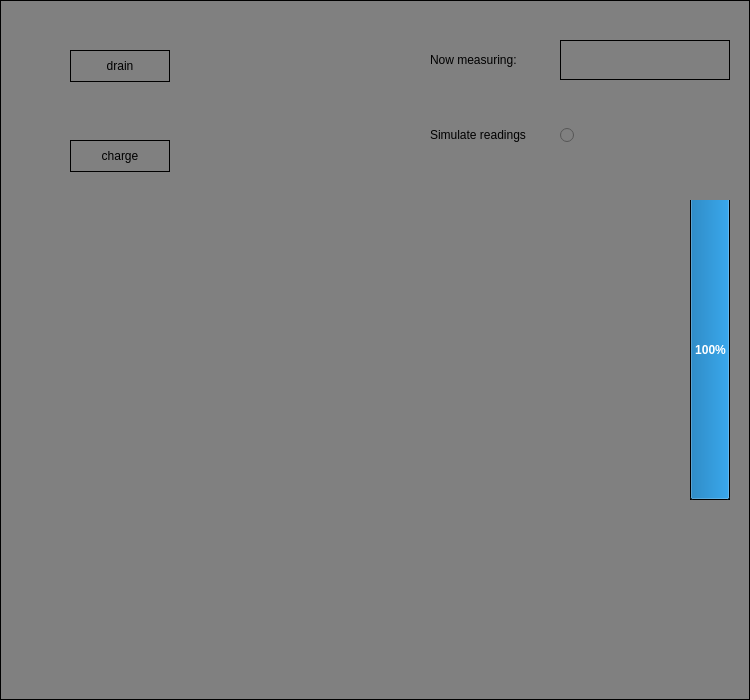
<?xml version="1.0" encoding="UTF-8"?>
<ui version="4.0">
 <class>RadotechWidget</class>
 <widget class="QWidget" name="RadotechWidget">
  <property name="geometry">
   <rect>
    <x>0</x>
    <y>0</y>
    <width>750</width>
    <height>700</height>
   </rect>
  </property>
  <property name="windowTitle">
   <string>Form</string>
  </property>
  <widget class="QFrame" name="frame">
   <property name="geometry">
    <rect>
     <x>0</x>
     <y>0</y>
     <width>750</width>
     <height>700</height>
    </rect>
   </property>
   <property name="styleSheet">
    <string notr="true">background-color: gray;
border: 1px solid black;</string>
   </property>
   <property name="frameShape">
    <enum>QFrame::Shape::StyledPanel</enum>
   </property>
   <property name="frameShadow">
    <enum>QFrame::Shadow::Raised</enum>
   </property>
   <widget class="QProgressBar" name="battery">
    <property name="geometry">
     <rect>
      <x>690</x>
      <y>200</y>
      <width>40</width>
      <height>300</height>
     </rect>
    </property>
    <property name="sizePolicy">
     <sizepolicy hsizetype="Preferred" vsizetype="Preferred">
      <horstretch>0</horstretch>
      <verstretch>0</verstretch>
     </sizepolicy>
    </property>
    <property name="font">
     <font>
      <italic>false</italic>
      <bold>true</bold>
      <kerning>true</kerning>
     </font>
    </property>
    <property name="autoFillBackground">
     <bool>false</bool>
    </property>
    <property name="styleSheet">
     <string notr="true">border: none;
background-color: black;
color: white;</string>
    </property>
    <property name="value">
     <number>100</number>
    </property>
    <property name="alignment">
     <set>Qt::AlignmentFlag::AlignCenter</set>
    </property>
    <property name="textVisible">
     <bool>true</bool>
    </property>
    <property name="orientation">
     <enum>Qt::Orientation::Vertical</enum>
    </property>
    <property name="invertedAppearance">
     <bool>false</bool>
    </property>
   </widget>
   <widget class="QLabel" name="device">
    <property name="geometry">
     <rect>
      <x>130</x>
      <y>70</y>
      <width>391</width>
      <height>611</height>
     </rect>
    </property>
    <property name="styleSheet">
     <string notr="true">border: 0px;</string>
    </property>
    <property name="text">
     <string/>
    </property>
    <property name="pixmap">
     <pixmap resource="../resources.qrc">:/images/device.png</pixmap>
    </property>
    <property name="scaledContents">
     <bool>true</bool>
    </property>
   </widget>
   <widget class="QPushButton" name="power">
    <property name="geometry">
     <rect>
      <x>324</x>
      <y>117</y>
      <width>50</width>
      <height>50</height>
     </rect>
    </property>
    <property name="sizePolicy">
     <sizepolicy hsizetype="Fixed" vsizetype="Maximum">
      <horstretch>0</horstretch>
      <verstretch>0</verstretch>
     </sizepolicy>
    </property>
    <property name="minimumSize">
     <size>
      <width>50</width>
      <height>50</height>
     </size>
    </property>
    <property name="maximumSize">
     <size>
      <width>50</width>
      <height>50</height>
     </size>
    </property>
    <property name="cursor">
     <cursorShape>PointingHandCursor</cursorShape>
    </property>
    <property name="layoutDirection">
     <enum>Qt::LayoutDirection::RightToLeft</enum>
    </property>
    <property name="styleSheet">
     <string notr="true">border: 0px;
background-color: transparent;
padding-top: 50px;</string>
    </property>
    <property name="text">
     <string/>
    </property>
    <property name="icon">
     <iconset resource="../resources.qrc">
      <normaloff>:/images/power.png</normaloff>:/images/power.png</iconset>
    </property>
    <property name="iconSize">
     <size>
      <width>321</width>
      <height>321</height>
     </size>
    </property>
   </widget>
   <widget class="QPushButton" name="drain">
    <property name="geometry">
     <rect>
      <x>70</x>
      <y>50</y>
      <width>100</width>
      <height>32</height>
     </rect>
    </property>
    <property name="text">
     <string>drain</string>
    </property>
   </widget>
   <widget class="QPushButton" name="charge">
    <property name="geometry">
     <rect>
      <x>70</x>
      <y>140</y>
      <width>100</width>
      <height>32</height>
     </rect>
    </property>
    <property name="text">
     <string>charge</string>
    </property>
   </widget>
   <widget class="QLabel" name="readingLabel">
    <property name="geometry">
     <rect>
      <x>430</x>
      <y>45</y>
      <width>120</width>
      <height>30</height>
     </rect>
    </property>
    <property name="styleSheet">
     <string notr="true">border: none;</string>
    </property>
    <property name="text">
     <string>Now measuring:</string>
    </property>
   </widget>
   <widget class="QLabel" name="simulateLabel">
    <property name="geometry">
     <rect>
      <x>430</x>
      <y>120</y>
      <width>120</width>
      <height>30</height>
     </rect>
    </property>
    <property name="styleSheet">
     <string notr="true">border: none;</string>
    </property>
    <property name="text">
     <string>Simulate readings</string>
    </property>
   </widget>
   <widget class="QPushButton" name="pointButton">
    <property name="enabled">
     <bool>false</bool>
    </property>
    <property name="geometry">
     <rect>
      <x>560</x>
      <y>40</y>
      <width>170</width>
      <height>40</height>
     </rect>
    </property>
    <property name="cursor">
     <cursorShape>PointingHandCursor</cursorShape>
    </property>
    <property name="text">
     <string/>
    </property>
   </widget>
   <widget class="QRadioButton" name="simulateButton">
    <property name="geometry">
     <rect>
      <x>560</x>
      <y>125</y>
      <width>31</width>
      <height>20</height>
     </rect>
    </property>
    <property name="styleSheet">
     <string notr="true">border: none;</string>
    </property>
    <property name="text">
     <string/>
    </property>
   </widget>
  </widget>
 </widget>
 <resources>
  <include location="../resources.qrc"/>
 </resources>
 <connections/>
</ui>
